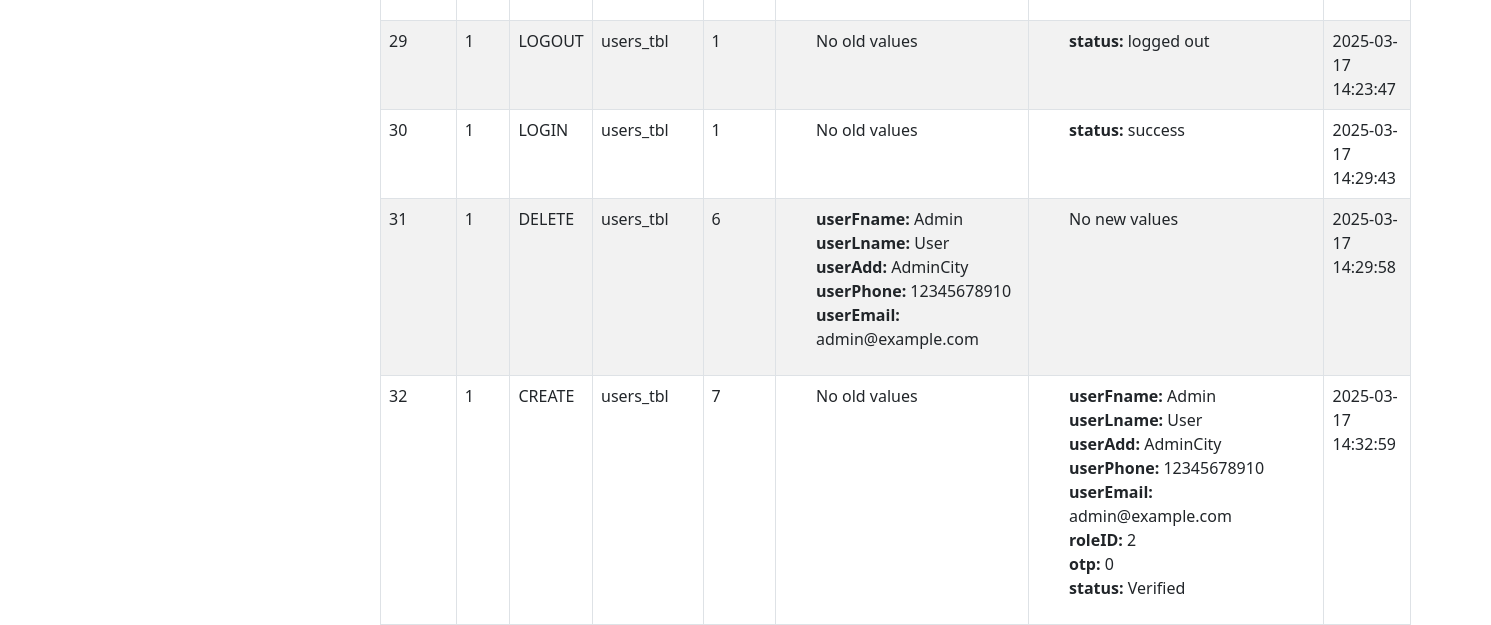
Before: /src/adminIndex.php?page=logs (signed in, lower part) with the older database file.
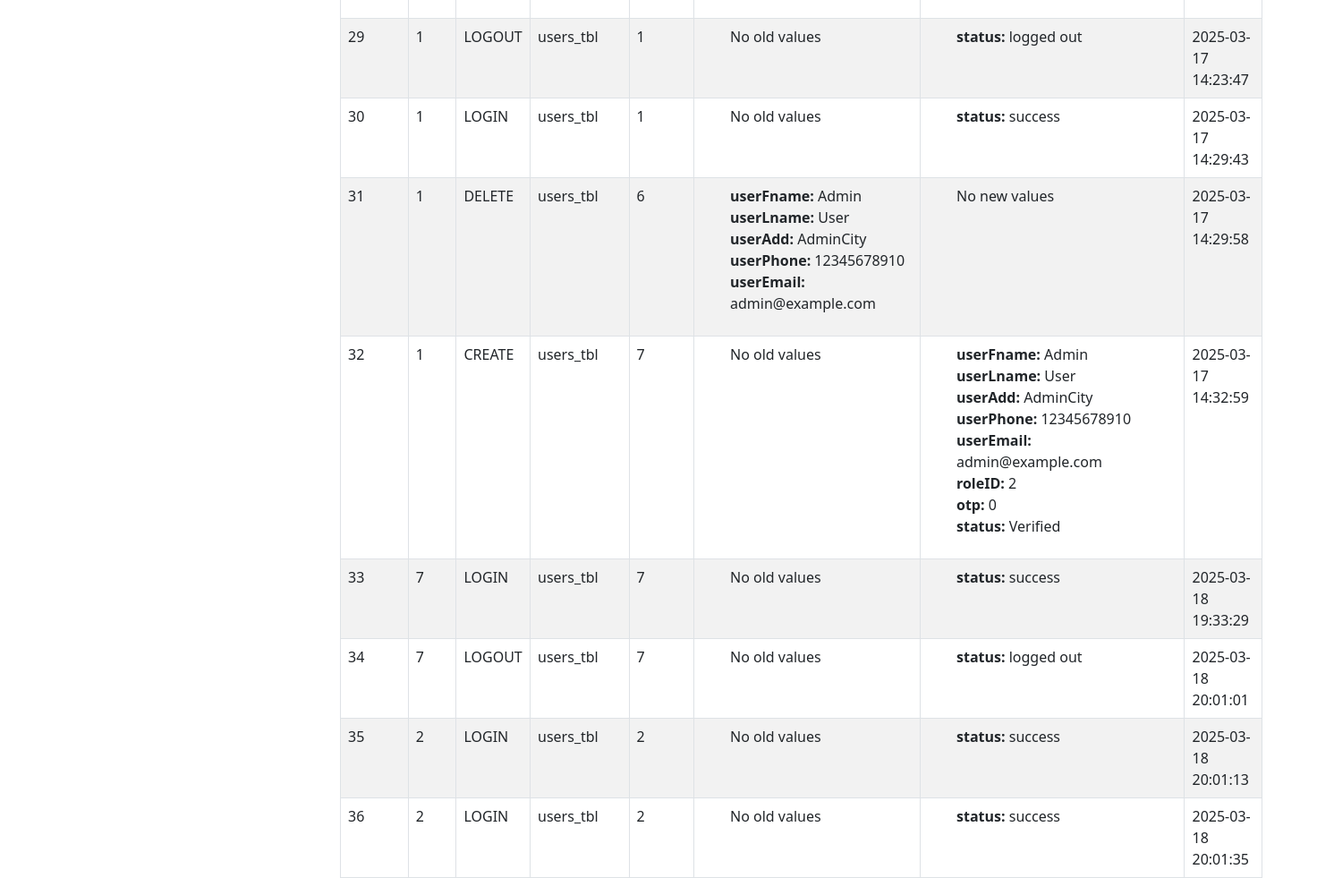
After: the same page with the newer database file.
### tables this page shows
CREATE TABLE `audit_logs` (
  `auditID` int(11) NOT NULL AUTO_INCREMENT,
  `userID` int(11) NOT NULL DEFAULT 0,
  `actionType` varchar(50) NOT NULL DEFAULT '',
  `tableName` varchar(50) NOT NULL DEFAULT '',
  `recordID` int(11) NOT NULL DEFAULT 0,
  `oldValues` text DEFAULT NULL,
  `newValues` text DEFAULT NULL,
  `updatedAt` datetime NOT NULL DEFAULT current_timestamp(),
  PRIMARY KEY (`auditID`)
);

### src/adminPages/logsTable.php (the view, shortened to what this page needs)
<?php
require_once 'weltz_dbconnect.php';
$logsSQL = "SELECT * FROM audit_logs";
$logsSQLResult = $conn->query($logsSQL);
?>
<div class="table-container container-fluid bg-light p-5 rounded shadow">
    <table id="myTable" class="table table-bordered table-striped">
        <tbody>
            <?php
            if ($logsSQLResult->num_rows > 0) {
                while ($row = $logsSQLResult->fetch_assoc()) {
                    $oldValues = json_decode($row['oldValues'], true);
                    $newValues = json_decode($row['newValues'], true);
            ?>
                    <tr>
                        <td><?php echo $row['auditID'] ?></td>
                        <td><?php echo $row['userID'] ?></td>
                        <td><?php echo $row['actionType'] ?></td>
                        <td><?php echo $row['tableName'] ?></td>
                        <td><?php echo $row['recordID'] ?></td>
                        <td>
                            <ul style="list-style: none;">
                                <?php
                                if (is_array($oldValues) && !empty($oldValues)) {
                                    foreach ($oldValues as $key => $value) {
                                        echo "<li><strong>$key:</strong> $value</li>";
                                    }
                                } else {
                                    echo "<li>No old values</li>";
                                }
                                ?>
                            </ul>
                        </td>
                        <td>
                            <ul style="list-style: none;">
                                <?php
                                if (is_array($newValues) && !empty($newValues)) {
                                    foreach ($newValues as $key => $value) {
                                        echo "<li><strong>$key:</strong> $value</li>";
                                    }
                                } else {
                                    echo "<li>No new values</li>";
                                }
                                ?>
                            </ul>
                        </td>
                        <td><?php echo $row['updatedAt'] ?></td>
                    </tr>
                <?php
                }
            } else {
                ?>
                <h1 class="text-center">No updates found</h1>
            <?php
            }
            ?>
        </tbody>
    </table>
</div>

Changed rows visible on the page:
added audit_logs: auditID "33", userID "7", actionType "LOGIN", tableName "users_tbl", recordID "7", shows "No old values", key "status", newValues "success", updatedAt "2025-03-18 19:33:29"
added audit_logs: auditID "34", userID "7", actionType "LOGOUT", tableName "users_tbl", recordID "7", shows "No old values", key "status", newValues "logged out", updatedAt "2025-03-18 20:01:01"
added audit_logs: auditID "35", userID "2", actionType "LOGIN", tableName "users_tbl", recordID "2", shows "No old values", key "status", newValues "success", updatedAt "2025-03-18 20:01:13"
added audit_logs: auditID "36", userID "2", actionType "LOGIN", tableName "users_tbl", recordID "2", shows "No old values", key "status", newValues "success", updatedAt "2025-03-18 20:01:35"
